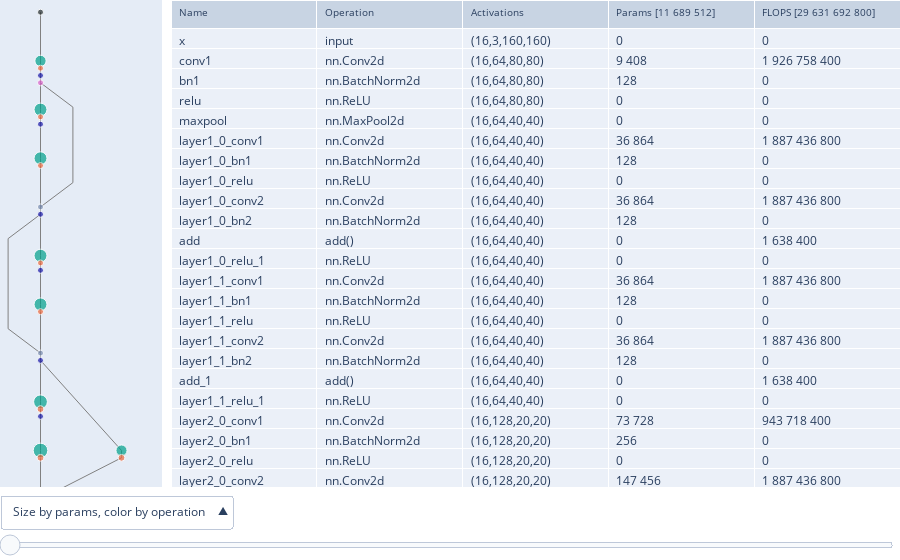

Source (notebook cell):
### Code cell
import torch, torchvision
from idlmav import MAV, plotly_renderer
device = 'cpu'
model = torchvision.models.resnet18().to(device)
x = torch.randn(16,3,160,160).to(device)
mav = MAV(model, x, device=device)

with plotly_renderer('vscode'):
    mav.show_figure(add_slider=True)

### Figure 1 — Plotly figure (JSON) as saved in the notebook; plotly's stock layout.template omitted (floating-point values rounded to 4 significant figures; data arrays with more than 128 entries replaced by an {"elided": "..."} marker saying what was removed)
{"data": [{"hoverinfo": "skip", "line": {"color": "gray", "width": 1}, "mode": "lines", "showlegend": false, "type": "scatter", "x": {"elided": "243 float values"}, "xaxis": "x", "y": {"elided": "243 float values"}, "yaxis": "y"}, {"customdata": {"elided": "71x7 str values"}, "hovertemplate": "Name: %{customdata[0]}<br>Operation: %{customdata[1]}<br>Activations: %{customdata[2]}<br>Parameters: %{customdata[3]}<br>FLOPS: %{customdata[4]}<br><br>args: %{customdata[5]}<br>kwargs: %{customdata[6]}<br><extra></extra>", "marker": {"color": ["#222A2A", "#00A08B", "#EB663B", "#1616A7", "#DA60CA", "#00A08B", "#EB663B", "#1616A7", "#00A08B", "#EB663B", "#778AAE", "#1616A7", "#00A08B", "#EB663B", "#1616A7", "#00A08B", "#EB663B", "#778AAE", "#1616A7", "#00A08B", "#EB663B", "#1616A7", "#00A08B", "#EB663B", "#00A08B", "#EB663B", "#778AAE", "#1616A7", "#00A08B", "#EB663B", "#1616A7", "#00A08B", "#EB663B", "#778AAE", "#1616A7", "#00A08B", "#EB663B", "#1616A7", "#00A08B", "#EB663B", "#00A08B", "#EB663B", "#778AAE", "#1616A7", "#00A08B", "#EB663B", "#1616A7", "#00A08B", "#EB663B", "#778AAE", "#1616A7", "#00A08B", "#EB663B", "#1616A7", "#00A08B", "#EB663B", "#00A08B", "#EB663B", "#778AAE", "#1616A7", "#00A08B", "#EB663B", "#1616A7", "#00A08B", "#EB663B", "#778AAE", "#1616A7", "#DA60CA", "#778AAE", "#2E91E5", "#222A2A"], "colorscale": [[0, "rgb(0,0,255)"], [1, "rgb(255,0,0)"]], "size": [6, 11.25, 6, 6, 6, 12.92, 6, 6, 12.92, 6, 6, 6, 12.92, 6, 6, 12.92, 6, 6, 6, 13.77, 6.847, 6, 14.61, 6.847, 11.08, 6.847, 6, 6, 14.61, 6.847, 6, 14.61, 6.847, 6, 6, 15.46, 7.694, 6, 16.31, 7.694, 12.77, 7.694, 6, 6, 16.31, 7.694, 6, 16.31, 7.694, 6, 6, 17.15, 8.541, 6, 18, 8.541, 14.47, 8.541, 6, 6, 18, 8.541, 6, 18, 8.541, 6, 6, 6, 6, 16.14, 6]}, "mode": "markers", "showlegend": false, "type": "scatter", "x": [0, 0, 0, 0, 0, 0, 0, 0, 0, 0, 0, 0, 0, 0, 0, 0, 0, 0, 0, 0, 0, 0, 0, 0, 1, 1, 0, 0, 0, 0, 0, 0, 0, 0, 0, 0, 0, 0, 0, 0, 1, 1, 0, 0, 0, 0, 0, 0, 0, 0, 0, 0, 0, 0, 0, 0, 1, 1, 0, 0, 0, 0, 0, 0, 0, 0, 0, 0, 0, 0, 0], "xaxis": "x", "y": [0, 1, 1.15, 1.3, 1.45, 2, 2.15, 2.3, 3, 3.15, 4, 4.15, 5, 5.15, 5.3, 6, 6.15, 7, 7.15, 8, 8.15, 8.3, 9, 9.15, 9, 9.15, 10, 10.15, 11, 11.15, 11.3, 12, 12.15, 13, 13.15, 14, 14.15, 14.3, 15, 15.15, 15, 15.15, 16, 16.15, 17, 17.15, 17.3, 18, 18.15, 19, 19.15, 20, 20.15, 20.3, 21, 21.15, 21, 21.15, 22, 22.15, 23, 23.15, 23.3, 24, 24.15, 25, 25.15, 25.3, 25.45, 26, 27], "yaxis": "y"}, {"cells": {"align": "left", "values": {"elided": "5x71 str values"}}, "domain": {"x": [0.19, 1], "y": [0, 1]}, "header": {"align": "left", "font": {"size": 10}, "values": ["Name", "Operation", "Activations", "Params [11 689 512]", "FLOPS [29 631 692 800]"]}, "type": "table"}], "layout": {"margin": {"b": 0, "l": 0, "r": 0, "t": 0}, "modebar": {"orientation": "v", "remove": ["select", "lasso"]}, "sliders": [{"active": 0, "currentvalue": {"visible": false}, "pad": {"b": 0, "l": 0, "r": 0, "t": 48}, "steps": [{"args": [{"shapes": [{"fillcolor": "rgba(42,63,96,0.2)", "line": {"color": "#2A3F5F", "width": 1}, "type": "rect", "x0": -0.5, "x1": 1.5, "xref": "x", "y0": -0.25, "y1": 9.75, "yref": "y"}], "yaxis": {"range": [9.75, -0.25], "showgrid": false, "tickmode": "array", "tickvals": [], "zeroline": false}}], "label": "", "method": "relayout"}, {"args": [{"shapes": [{"fillcolor": "rgba(42,63,96,0.2)", "line": {"color": "#2A3F5F", "width": 1}, "type": "rect", "x0": -0.5, "x1": 1.5, "xref": "x", "y0": 1.938, "y1": 11.94, "yref": "y"}], "yaxis": {"range": [11.94, 1.938], "showgrid": false, "tickmode": "array", "tickvals": [], "zeroline": false}}], "label": "", "method": "relayout"}, {"args": [{"shapes": [{"fillcolor": "rgba(42,63,96,0.2)", "line": {"color": "#2A3F5F", "width": 1}, "type": "rect", "x0": -0.5, "x1": 1.5, "xref": "x", "y0": 4.125, "y1": 14.12, "yref": "y"}], "yaxis": {"range": [14.12, 4.125], "showgrid": false, "tickmode": "array", "tickvals": [], "zeroline": false}}], "label": "", "method": "relayout"}, {"args": [{"shapes": [{"fillcolor": "rgba(42,63,96,0.2)", "line": {"color": "#2A3F5F", "width": 1}, "type": "rect", "x0": -0.5, "x1": 1.5, "xref": "x", "y0": 6.312, "y1": 16.31, "yref": "y"}], "yaxis": {"range": [16.31, 6.312], "showgrid": false, "tickmode": "array", "tickvals": [], "zeroline": false}}], "label": "", "method": "relayout"}, {"args": [{"shapes": [{"fillcolor": "rgba(42,63,96,0.2)", "line": {"color": "#2A3F5F", "width": 1}, "type": "rect", "x0": -0.5, "x1": 1.5, "xref": "x", "y0": 8.5, "y1": 18.5, "yref": "y"}], "yaxis": {"range": [18.5, 8.5], "showgrid": false, "tickmode": "array", "tickvals": [], "zeroline": false}}], "label": "", "method": "relayout"}, {"args": [{"shapes": [{"fillcolor": "rgba(42,63,96,0.2)", "line": {"color": "#2A3F5F", "width": 1}, "type": "rect", "x0": -0.5, "x1": 1.5, "xref": "x", "y0": 10.69, "y1": 20.69, "yref": "y"}], "yaxis": {"range": [20.69, 10.69], "showgrid": false, "tickmode": "array", "tickvals": [], "zeroline": false}}], "label": "", "method": "relayout"}, {"args": [{"shapes": [{"fillcolor": "rgba(42,63,96,0.2)", "line": {"color": "#2A3F5F", "width": 1}, "type": "rect", "x0": -0.5, "x1": 1.5, "xref": "x", "y0": 12.88, "y1": 22.88, "yref": "y"}], "yaxis": {"range": [22.88, 12.88], "showgrid": false, "tickmode": "array", "tickvals": [], "zeroline": false}}], "label": "", "method": "relayout"}, {"args": [{"shapes": [{"fillcolor": "rgba(42,63,96,0.2)", "line": {"color": "#2A3F5F", "width": 1}, "type": "rect", "x0": -0.5, "x1": 1.5, "xref": "x", "y0": 15.06, "y1": 25.06, "yref": "y"}], "yaxis": {"range": [25.06, 15.06], "showgrid": false, "tickmode": "array", "tickvals": [], "zeroline": false}}], "label": "", "method": "relayout"}, {"args": [{"shapes": [{"fillcolor": "rgba(42,63,96,0.2)", "line": {"color": "#2A3F5F", "width": 1}, "type": "rect", "x0": -0.5, "x1": 1.5, "xref": "x", "y0": 17.25, "y1": 27.25, "yref": "y"}], "yaxis": {"range": [27.25, 17.25], "showgrid": false, "tickmode": "array", "tickvals": [], "zeroline": false}}], "label": "", "method": "relayout"}], "ticklen": 0, "tickwidth": 0, "x": 0, "xanchor": "left", "y": 0, "yanchor": "top"}], "updatemenus": [{"active": 0, "buttons": [{"args": [{"marker": [{}, {"color": ["#222A2A", "#00A08B", "#EB663B", "#1616A7", "#DA60CA", "#00A08B", "#EB663B", "#1616A7", "#00A08B", "#EB663B", "#778AAE", "#1616A7", "#00A08B", "#EB663B", "#1616A7", "#00A08B", "#EB663B", "#778AAE", "#1616A7", "#00A08B", "#EB663B", "#1616A7", "#00A08B", "#EB663B", "#00A08B", "#EB663B", "#778AAE", "#1616A7", "#00A08B", "#EB663B", "#1616A7", "#00A08B", "#EB663B", "#778AAE", "#1616A7", "#00A08B", "#EB663B", "#1616A7", "#00A08B", "#EB663B", "#00A08B", "#EB663B", "#778AAE", "#1616A7", "#00A08B", "#EB663B", "#1616A7", "#00A08B", "#EB663B", "#778AAE", "#1616A7", "#00A08B", "#EB663B", "#1616A7", "#00A08B", "#EB663B", "#00A08B", "#EB663B", "#778AAE", "#1616A7", "#00A08B", "#EB663B", "#1616A7", "#00A08B", "#EB663B", "#778AAE", "#1616A7", "#DA60CA", "#778AAE", "#2E91E5", "#222A2A"], "colorscale": "Bluered", "size": [6, 11.25, 6, 6, 6, 12.92, 6, 6, 12.92, 6, 6, 6, 12.92, 6, 6, 12.92, 6, 6, 6, 13.77, 6.847, 6, 14.61, 6.847, 11.08, 6.847, 6, 6, 14.61, 6.847, 6, 14.61, 6.847, 6, 6, 15.46, 7.694, 6, 16.31, 7.694, 12.77, 7.694, 6, 6, 16.31, 7.694, 6, 16.31, 7.694, 6, 6, 17.15, 8.541, 6, 18, 8.541, 14.47, 8.541, 6, 6, 18, 8.541, 6, 18, 8.541, 6, 6, 6, 6, 16.14, 6]}, {}]}], "label": "Size by params, color by operation", "method": "restyle"}, {"args": [{"marker": [{}, {"color": ["#222A2A", "#00A08B", "#EB663B", "#1616A7", "#DA60CA", "#00A08B", "#EB663B", "#1616A7", "#00A08B", "#EB663B", "#778AAE", "#1616A7", "#00A08B", "#EB663B", "#1616A7", "#00A08B", "#EB663B", "#778AAE", "#1616A7", "#00A08B", "#EB663B", "#1616A7", "#00A08B", "#EB663B", "#00A08B", "#EB663B", "#778AAE", "#1616A7", "#00A08B", "#EB663B", "#1616A7", "#00A08B", "#EB663B", "#778AAE", "#1616A7", "#00A08B", "#EB663B", "#1616A7", "#00A08B", "#EB663B", "#00A08B", "#EB663B", "#778AAE", "#1616A7", "#00A08B", "#EB663B", "#1616A7", "#00A08B", "#EB663B", "#778AAE", "#1616A7", "#00A08B", "#EB663B", "#1616A7", "#00A08B", "#EB663B", "#00A08B", "#EB663B", "#778AAE", "#1616A7", "#00A08B", "#EB663B", "#1616A7", "#00A08B", "#EB663B", "#778AAE", "#1616A7", "#DA60CA", "#778AAE", "#2E91E5", "#222A2A"], "colorscale": "Bluered", "size": [6, 18, 6, 6, 6, 17.97, 6, 6, 17.97, 6, 8.727, 6, 17.97, 6, 6, 17.97, 6, 8.727, 6, 17.06, 6, 6, 17.97, 6, 14.18, 6, 7.818, 6, 17.97, 6, 6, 17.97, 6, 7.818, 6, 17.06, 6, 6, 17.97, 6, 14.18, 6, 6.909, 6, 17.97, 6, 6, 17.97, 6, 6.909, 6, 17.06, 6, 6, 17.97, 6, 14.18, 6, 6, 6, 17.97, 6, 6, 17.97, 6, 6, 6, 6, 6, 11.75, 6]}, {}]}], "label": "Size by FLOPS, color by operation", "method": "restyle"}, {"args": [{"marker": [{}, {"color": [0, 1, 0, 0, 0, 0.9977, 0, 0, 0.9977, 0, 0.2273, 0, 0.9977, 0, 0, 0.9977, 0, 0.2273, 0, 0.922, 0, 0, 0.9977, 0, 0.6818, 0, 0.1515, 0, 0.9977, 0, 0, 0.9977, 0, 0.1515, 0, 0.922, 0, 0, 0.9977, 0, 0.6818, 0, 0.07576, 0, 0.9977, 0, 0, 0.9977, 0, 0.07576, 0, 0.922, 0, 0, 0.9977, 0, 0.6818, 0, 0, 0, 0.9977, 0, 0, 0.9977, 0, 0, 0, 0, 0, 0.4789, 0], "colorscale": "Bluered", "size": [6, 11.25, 6, 6, 6, 12.92, 6, 6, 12.92, 6, 6, 6, 12.92, 6, 6, 12.92, 6, 6, 6, 13.77, 6.847, 6, 14.61, 6.847, 11.08, 6.847, 6, 6, 14.61, 6.847, 6, 14.61, 6.847, 6, 6, 15.46, 7.694, 6, 16.31, 7.694, 12.77, 7.694, 6, 6, 16.31, 7.694, 6, 16.31, 7.694, 6, 6, 17.15, 8.541, 6, 18, 8.541, 14.47, 8.541, 6, 6, 18, 8.541, 6, 18, 8.541, 6, 6, 6, 6, 16.14, 6]}, {}]}], "label": "Size by params, color by FLOPS", "method": "restyle"}, {"args": [{"marker": [{}, {"color": [0, 0.4375, 0, 0, 0, 0.5766, 0, 0, 0.5766, 0, 0, 0, 0.5766, 0, 0, 0.5766, 0, 0, 0, 0.6471, 0.07057, 0, 0.7177, 0.07057, 0.4234, 0.07057, 0, 0, 0.7177, 0.07057, 0, 0.7177, 0.07057, 0, 0, 0.7883, 0.1411, 0, 0.8589, 0.1411, 0.5646, 0.1411, 0, 0, 0.8589, 0.1411, 0, 0.8589, 0.1411, 0, 0, 0.9294, 0.2117, 0, 1, 0.2117, 0.7057, 0.2117, 0, 0, 1, 0.2117, 0, 1, 0.2117, 0, 0, 0, 0, 0.8446, 0], "colorscale": "Bluered", "size": [6, 18, 6, 6, 6, 17.97, 6, 6, 17.97, 6, 8.727, 6, 17.97, 6, 6, 17.97, 6, 8.727, 6, 17.06, 6, 6, 17.97, 6, 14.18, 6, 7.818, 6, 17.97, 6, 6, 17.97, 6, 7.818, 6, 17.06, 6, 6, 17.97, 6, 14.18, 6, 6.909, 6, 17.97, 6, 6, 17.97, 6, 6.909, 6, 17.06, 6, 6, 17.97, 6, 14.18, 6, 6, 6, 17.97, 6, 6, 17.97, 6, 6, 6, 6, 6, 11.75, 6]}, {}]}], "label": "Size by FLOPS, color by params", "method": "restyle"}], "direction": "up", "pad": {"b": 0, "l": 0, "r": 0, "t": 8}, "showactive": true, "x": 0, "xanchor": "left", "y": 0, "yanchor": "top"}], "xaxis": {"anchor": "y", "domain": [0, 0.18], "range": [-0.5, 1.5], "showgrid": false, "tickmode": "array", "tickvals": [], "zeroline": false}, "yaxis": {"anchor": "x", "domain": [0, 1], "range": [9.75, -0.25], "showgrid": false, "tickmode": "array", "tickvals": [], "zeroline": false}}}
